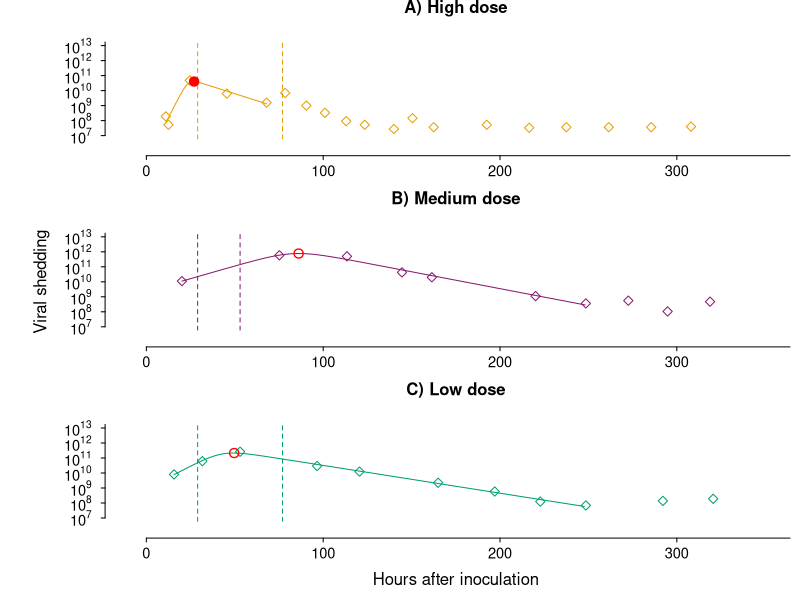
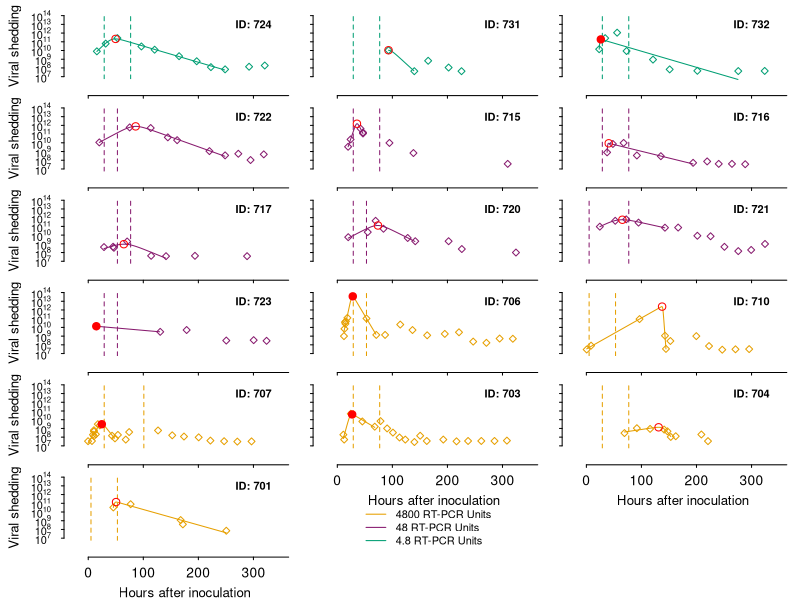
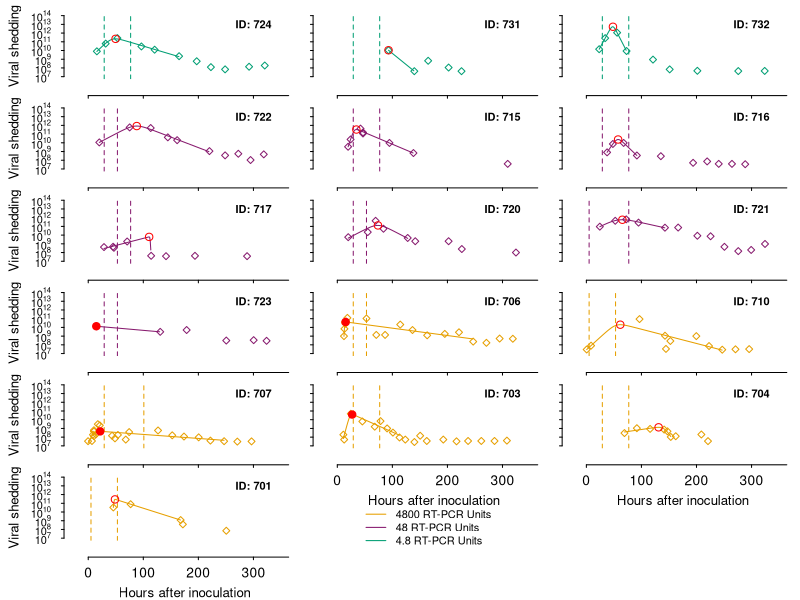
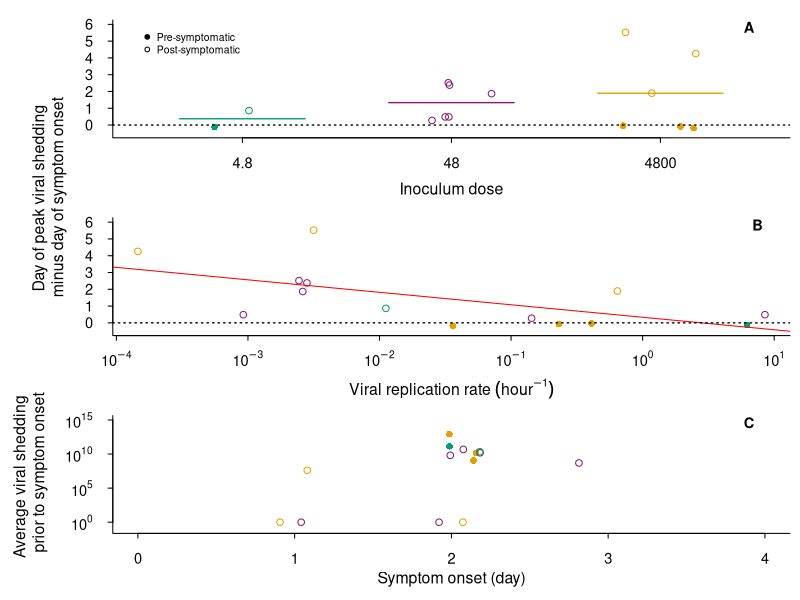
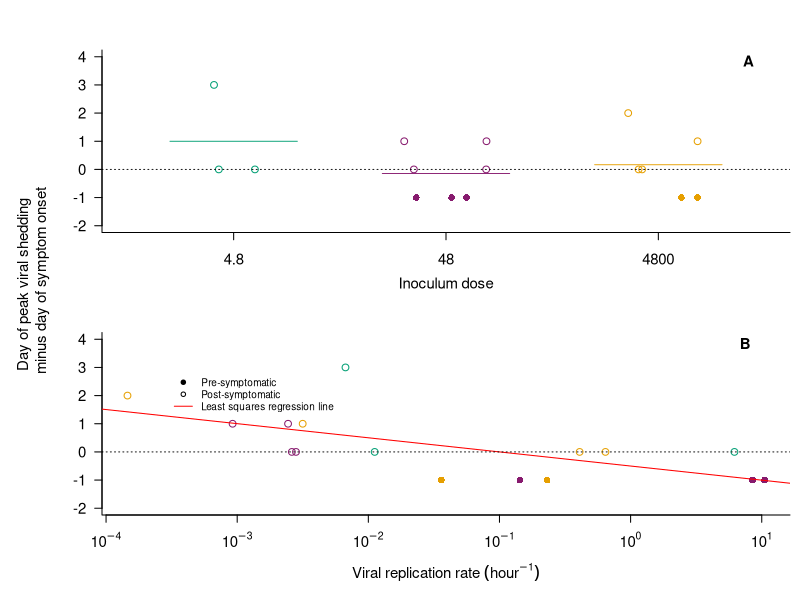
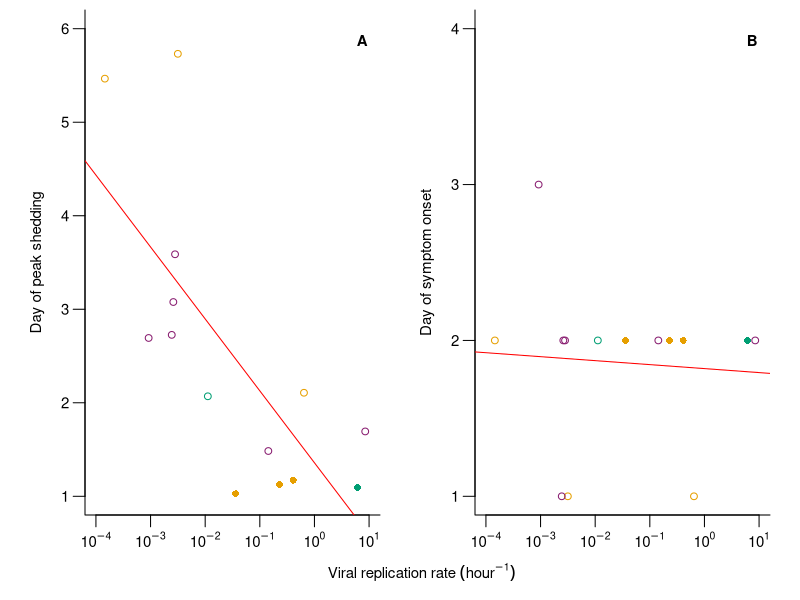
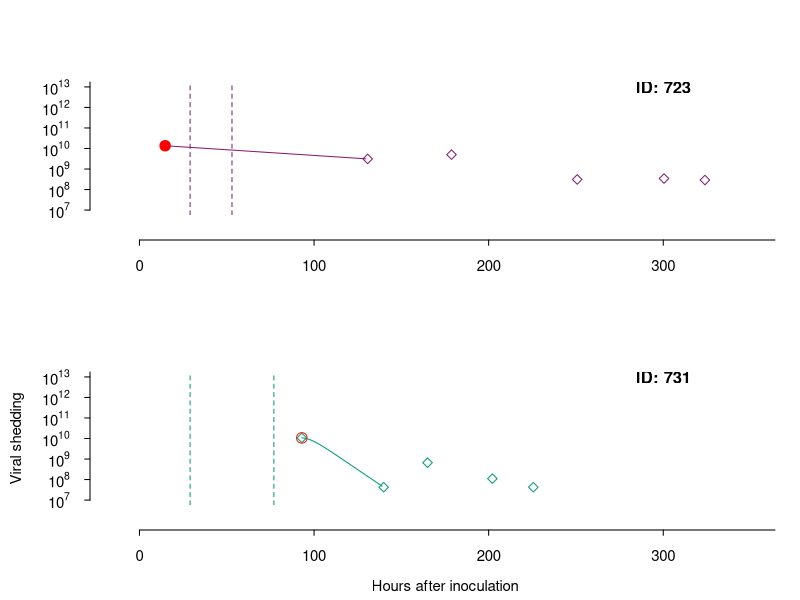

Recreate these plots in R, in order.
## ---- chunk 1
knitr::opts_chunk$set(echo = TRUE, message = FALSE, warnings = FALSE)
## ---- chunk 2
generate.estimates <- function(t, pars) {
  
  p1 <- exp(pars[1])
  p2 <- exp(pars[2])
  p3 <- exp(pars[3])
  p4 <- exp(pars[4])
  
  estimate <- (2 * p1) / (exp(-p2*(t-p3)) + exp(p4*(t-p3)))
  
  return(log10(estimate))
  
} 

sse.viralLoad <- function(pars, data) {
  vl <- log10(data$y)
  t <- data$x * 24 - 19
  
  estimates <- generate.estimates(t, pars)
  
  sse <- sum((estimates - vl)^2)
  
  if (sse > 1e20) {
    return(1e20)
  } else {
    return(sse)
  }
  
}

generate.possible.params <- function(data) {
  numguess <- 1e4
  
  fits <- data.frame(matrix(NA, nrow = numguess, ncol = 6))
  
  colnames(fits) <- c('p1','p2','p3','p4','convergence','sse')
  
  # These are ln(param) values
  for (g in 1:numguess) {
    p1 <- runif(1, -1, log(1e12))
    p2 <- runif(1, -1, 1)
    p3 <- runif(1, -1, log(4*24))
    p4 <- runif(1, -5, 1)
    
    params <- c(p1, p2, p3, p4)
    
    fit <- optim(params, sse.viralLoad, data=data)
    
    fits[g, ] <- c(fit$par, fit$convergence, fit$value)
  }
  
  return(fits)
}

get.params <- function(data) {
  
  fits <- generate.possible.params(data)
  
  minsse <- min(fits[fits$convergence==0, ]$sse)
  
  pars <- unlist((fits[fits$sse == minsse, ])[1:4])
  
  return (c(pars, minsse))
}

## ---- chunk 3
make.param.df <- function(data, maxt) {
  
  participants <- unique(data$participant)
  
  participantparams <- matrix(nrow=length(participants), ncol=5)
  
  for (i in 1:length(participants)) {
    pars <- get.params(data[data$participant==participants[i],]
                         [1:(maxt[maxt$participant==participants[i],]$max.point),])
    
    participantparams[i,] <- c(participants[i], pars[1:4])
  }
  
  participantparams <- as.data.frame(participantparams)
  colnames(participantparams) <- c("participant", "p1", "p2",
                               "p3", "p4")
  
  return(participantparams)
}

atmardata <- read.csv("atmardata.csv")
participants <- unique(atmardata$participant)

# Method 1: Stopping at the first local minimum
maxt.firstmin <- data.frame(participant=participants, 
                            max.point=rep(NA, length(participants)))

for (p in participants) {
  
  vldata <- atmardata[atmardata$participant==p,]
  
  t.peak <- which(vldata$y == max(vldata$y))
  
  points.after.peak <- vldata$y[-1:-t.peak]
  
  next.points <- append(vldata$y[-1:-(t.peak+1)], NA)
  
  local.min <- which(points.after.peak <= next.points)[1] + t.peak
  
  if (is.na(local.min)) {
    
    maxt.firstmin[maxt.firstmin$participant==p,]$max.point <- length(vldata$y)
    
  } else {
    
    maxt.firstmin[maxt.firstmin$participant==p,]$max.point <- local.min
    
  }
}

# Method 2: Stopping when viral load gets back down to the initial viral load
maxt.backtoinitial <- data.frame(participant=participants, 
                                 max.point=rep(NA, length(participants)))

for (p in participants) {
  vldata <- atmardata[atmardata$participant==p,]
  
  t.peak <- which(vldata$y == max(vldata$y))
  
  points.after.peak <- vldata$y[-1:-t.peak]
  
  maxt.backtoinitial[maxt.backtoinitial$participant==p,]$max.point <-  
    which(points.after.peak <= vldata$y[1])[1] + t.peak
}
## ---- chunk 4
params.localmin <- read.csv("Atmar Parameters local minimum.csv")
params.backtoinitial <- read.csv("Atmar Parameters back to initial.csv")
## ---- chunk 5
plot.viralload <- function(data, pars, sympdata, max.modeltime, yhigh, cex,
                           xaxisLabs = T, yaxisLabs = T, 
                           cex_labels, cex.xaxis, xlabel, ylabel, example) {
  
    
  if(unique(participantdata$dose) == '4800') {
    col <- "#E69F00"
    if (example) {title <- "A) High dose"} 
  } else if (unique(participantdata$dose) == '48') {
    col <- "#871a6e" 
    if (example) {title <- "B) Medium dose"}
  } else if (unique(participantdata$dose) == '4.8') {
    col <- "#009E73"
    if (example) {title <- "C) Low dose"}
  }
  
  t <- data$x * 24 - 19
    
  vl <- data$y

  # Plotting real VL
  plot(t, log10(vl), col=col, xlim=c(0, 350), ylim=c(7, yhigh),
     xlab="", ylab="", xaxt="n", yaxt="n", cex.lab=cex, cex.axis=cex, 
     pch=5, font.lab=2, cex=cex, bty='n')
  
  # Plotting simulated VL 
  linet <- seq(min(data$x)*24-19, data[max.modeltime,]$x*24-19, by=1)
  predictedvl <- generate.estimates(linet, pars)
  
  symp.onset <- sympdata$symp.onset * 24 - 19
  symp.end <- symp.onset + sympdata$symp.dur * 24

  lines(linet, predictedvl, col=col)
  
  abline(v = symp.onset, col=col, lty=2)
  abline(v = symp.end, col=col, lty=2)
  
  t.peak <- linet[which(predictedvl == max(predictedvl))]
  
  if (t.peak < symp.onset) {
    redpointstyle <- 19
    symp.timing <- "Pre-symptomatic"
  } else {
    redpointstyle <- 1
    symp.timing <- "Post-symptomatic"
  }
  
  if (!example) {
    title <- paste("ID:", unique(data$participant))
    text(x=300, y=13, labels=title, font=2)
    ylabel.line <- 4.5
    xlabel.line <- 3.5
  } else {
    mtext(title, font=2, line=2)
    ylabel.line <- 5.5
    xlabel.line <- 4
  }
  
  points(t.peak, max(predictedvl), pch=redpointstyle, 
         col="red", lwd=cex, cex=cex+0.5)
  
  xLabs = NA
  if(xaxisLabs==T){
        xLabs = c(expression(0),
                  expression(100),
                  expression(200),
                  expression(300),
                  expression(400))}
  axis(1, cex.axis=cex.xaxis, at=seq(0, 400, by=100), labels = xLabs,
       line=1.25,
       mgp=c(2, 0.75, 0), tck=-0.04)
  
  yLabs = NA
  if(yaxisLabs==T){
      yLabs = c(expression(10^7),
                expression(10^8),
                expression(10^9),
                expression(10^10),
                expression(10^11),
                expression(10^12),
                expression(10^13),
                expression(10^14))}
  axis(2, cex.axis=cex, at=seq(7, 14, by=1), 
       labels=yLabs,
       line=1.25,
       las=2, 
       mgp=c(2, 1, 0), tck= -0.04)

  mtext(text=ylabel, side=2, line=ylabel.line, cex=cex_labels)
  
  mtext(text=xlabel, side=1, line=xlabel.line, cex=cex_labels)
  
}

atmarsymptoms <- read.csv('atmarsymptoms.csv')

participantexamples <- c('703', '722', '724')

par(mfrow=c(3, 1), mai=c(0.52, 0.82, 0.42, 0.1), oma=c(2, 3, 0, 0))

for(p in participantexamples) {

  participantdata <- atmardata[atmardata$participant==p, ]
  sympdata <- atmarsymptoms[atmarsymptoms$participant == p, ]
  params <- unlist(params.localmin[params.localmin$participant==p,][2:5])
  
  if(p==participantexamples[2]) {
    ylabel <- "Viral shedding"
    xlabel <- ""
  } else if (p == participantexamples[3]) {
    xlabel <- "Hours after inoculation"
    ylabel <- ""
  } else {
    xlabel <- ""
    ylabel <- ""
  }
  
  plot.viralload(data=participantdata, 
                 pars=params, 
                 sympdata=sympdata, 
                 max.modeltime=maxt.firstmin[maxt.firstmin$participant==p,]$max.point,
                 yhigh=13,
                 cex=1.33, 
                 cex_labels=1,
                 cex.xaxis=1.33,
                 xlabel=xlabel,
                 ylabel=ylabel,
                 example=TRUE)
}
## ---- chunk 6
participants.by.dose <- unique(atmardata$participant[order(atmardata$dose)])

par(mfrow=c(6, 3), mai=c(0.22, 0.42, 0.22, 0.22), oma=c(3.5, 4, 0, 0),
    mar=c(1, 2.1, 1, 1))

for(i in 1:length(participants.by.dose)) {
  
  p <- participants.by.dose[i]
  participantdata <- atmardata[atmardata$participant==p, ]
  sympdata <- atmarsymptoms[atmarsymptoms$participant==p, ]
  params <- unlist(params.localmin[params.localmin$participant==p,][2:5])
  dose <- unique(participantdata$dose)
  
  if (i %in% c(1, 4, 7, 10, 13)) {
    plot.viralload(
      data=participantdata, 
      pars=params, 
      sympdata=sympdata, 
      max.modeltime=maxt.firstmin[maxt.firstmin$participant==p,]$max.point,
      yhigh=14,
      cex=1,
      xaxisLabs=F,
      cex_labels=0.8,
      cex.xaxis=1.25,
      xlabel="",
      ylabel="Viral shedding",
      example=FALSE)
  } else if (i %in% c(14, 15)) {
     plot.viralload(
      data=participantdata, 
      pars=params, 
      sympdata=sympdata, 
      max.modeltime=maxt.firstmin[maxt.firstmin$participant==p,]$max.point,
      yhigh=14,
      cex=1,
      yaxisLabs=F,
      cex_labels=0.8,
      cex.xaxis=1.25,
      xlabel="Hours after inoculation",
      ylabel="",
      example=FALSE) 
  } else if (i==16) {
    plot.viralload(
      data=participantdata, 
      pars=params, 
      sympdata=sympdata, 
      max.modeltime=maxt.firstmin[maxt.firstmin$participant==p,]$max.point,
      yhigh=14,
      cex=1,
      cex_labels=0.8,
      cex.xaxis=1.25,
      xlabel="Hours after inoculation",
      ylabel="Viral shedding",
      example=FALSE)
  } else {
    plot.viralload(
    data=participantdata, 
    pars=params, 
    sympdata=sympdata, 
    max.modeltime=maxt.firstmin[maxt.firstmin$participant==p,]$max.point,
    yhigh=14,
    cex=1,
    xaxisLabs=F,
    yaxisLabs=F,
    cex_labels=0.8,
    cex.xaxis=1.25,
    xlabel="",
    ylabel="",
    example=FALSE)
  }
}

par(mar=c(0, 0, 0, 0))
plot.new()
legend(x = "bottom",
       legend = c("4800 RT-PCR Units",
                  "48 RT-PCR Units",
                  "4.8 RT-PCR Units"),
       col = c("#E69F00",
               "#871a6e",
               "#009E73"),
       lty = 1, bty='n')
plot.new()

par(mfrow=c(6, 3), mai=c(0.22, 0.42, 0.22, 0.22), oma=c(3.5, 4, 0, 0),
    mar=c(1, 2.1, 1, 1))

for(i in 1:length(participants.by.dose)) {
  
  p <- participants.by.dose[i]
  participantdata <- atmardata[atmardata$participant==p, ]
  sympdata <- atmarsymptoms[atmarsymptoms$participant==p, ]
  params <- unlist(params.backtoinitial[params.backtoinitial$participant==p,][2:5])
  dose <- unique(participantdata$dose)
  
  if (i %in% c(1, 4, 7, 10, 13)) {
    plot.viralload(
      data=participantdata, 
      pars=params, 
      sympdata=sympdata, 
      max.modeltime=maxt.backtoinitial[maxt.backtoinitial$participant==p,]$max.point,
      yhigh=14,
      cex=1,
      xaxisLabs=F,
      cex_labels=0.8,
      cex.xaxis=1.25,
      xlabel="",
      ylabel="Viral shedding",
      example=FALSE)
  } else if (i %in% c(14, 15)) {
     plot.viralload(
      data=participantdata, 
      pars=params, 
      sympdata=sympdata, 
      max.modeltime=maxt.backtoinitial[maxt.backtoinitial$participant==p,]$max.point,
      yhigh=14,
      cex=1,
      yaxisLabs=F,
      cex_labels=0.8,
      cex.xaxis=1.25,
      xlabel="Hours after inoculation",
      ylabel="",
      example=FALSE) 
  } else if (i==16) {
    plot.viralload(
      data=participantdata, 
      pars=params, 
      sympdata=sympdata, 
      max.modeltime=maxt.backtoinitial[maxt.backtoinitial$participant==p,]$max.point,
      yhigh=14,
      cex=1,
      cex_labels=0.8,
      cex.xaxis=1.25,
      xlabel="Hours after inoculation",
      ylabel="Viral shedding",
      example=FALSE)
  } else {
    plot.viralload(
    data=participantdata, 
    pars=params, 
    sympdata=sympdata, 
    max.modeltime=maxt.backtoinitial[maxt.backtoinitial$participant==p,]$max.point,
    yhigh=14,
    cex=1,
    xaxisLabs=F,
    yaxisLabs=F,
    cex_labels=0.8,
    cex.xaxis=1.25,
    xlabel="",
    ylabel="",
    example=FALSE)
  }
}

par(mar=c(0, 0, 0, 0))
plot.new()
legend(x = "bottom",
       legend = c("4800 RT-PCR Units",
                  "48 RT-PCR Units",
                  "4.8 RT-PCR Units"),
       col = c("#E69F00",
               "#871a6e",
               "#009E73"),
       lty = 1, bty='n')
plot.new()
## ---- chunk 7
excluded.participants <- c('723', '731')

tiff("Atmar Disqualified.tiff", res=500, height = 6.5,
     width = 3.5, unit="in")
par(mfrow=c(2, 1), mai=c(0.75, 0.75, 0.82, 0.25), oma=c(1, 2, 0, 0))

for(i in 1:length(excluded.participants)) {

  p <- excluded.participants[i]
  participantdata <- atmardata[atmardata$participant==p, ]
  sympdata <- atmarsymptoms[atmarsymptoms$participant == p, ]
  params <- unlist(params.localmin[params.localmin$participant==p,][2:5])
  
  if(i == 2) {
    ylabel <- "Viral shedding"
    xlabel <- "Hours after inoculation"
  } else {
    xlabel <- ""
    ylabel <- ""
  }
  
  plot.viralload(data=participantdata, 
                 pars=params, 
                 sympdata=sympdata, 
                 max.modeltime=maxt.firstmin[maxt.firstmin$participant==p,]$max.point,
                 yhigh=13,
                 cex=0.9, 
                 cex_labels=0.9,
                 cex.xaxis=0.9,
                 xlabel=xlabel,
                 ylabel=ylabel,
                 example=FALSE)
  if(i==2) {
    legend(x = 100, y = 10^12,
       legend = c("48 RT-PCR Units",
                  "4.8 RT-PCR Units"),
       col = c("#871a6e",
               "#009E73"),
       lty = 1, bty='n', cex=0.8)
  } 
}
dev.off()

## ---- chunk 8
participants.conservative <- participants[participants != 723 & 
                                            participants != 731]

delays.conservative <- data.frame("participant"=participants.conservative, 
                    "delay"=rep(0, length(participants.conservative)), 
                    "dose"=rep(0, length(participants.conservative)))

for (p in participants.conservative) {
  
  vldata <- atmardata[atmardata$participant == p, ]
  sympdata <- atmarsymptoms[atmarsymptoms$participant == p, ]
  dose <- unique(vldata$dose)
  
  params <- unlist(params.localmin[params.localmin$participant==p, 2:5])

  t <- seq(min(vldata$x)*24-19, 
        vldata[maxt.firstmin[maxt.firstmin$participant==p,]$max.point,]$x*24-19, 
        by=1)
  
  predictedvl <- generate.estimates(t, params)
  
  peak.vl.time <- t[which(predictedvl==max(predictedvl))]
  
  participantdelay <- peak.vl.time - (sympdata$symp.onset * 24 - 19)
  
  delays.conservative[delays.conservative$participant==p, ]$delay <- participantdelay
   
  delays.conservative[delays.conservative$participant==p, ]$dose <- dose

}
## ---- chunk 9
params.and.delays.conservative <- merge(params.localmin, delays.conservative)

lm.fit.p1.delay.conservative <- 
  lm(delay/24 ~ p1, data=params.and.delays.conservative)
p1.delay.conservative.pval <- 
  summary(lm.fit.p1.delay.conservative)$coefficients[2,4]
p1.delay.conservative.pval

lm.fit.p2.delay.conservative <- 
  lm(delay/24 ~ p2, data=params.and.delays.conservative)
p2.delay.conservative.pval <- 
  summary(lm.fit.p2.delay.conservative)$coefficients[2,4]
p2.delay.conservative.pval

lm.fit.p3.delay.conservative <- 
  lm(delay/24 ~ p3, data=params.and.delays.conservative)
p3.delay.conservative.pval <- 
  summary(lm.fit.p3.delay.conservative)$coefficients[2,4]
p3.delay.conservative.pval

lm.fit.p4.delay.conservative <- 
  lm(delay/24 ~ p4, data=params.and.delays.conservative)
p4.delay.conservative.pval <- 
  summary(lm.fit.p4.delay.conservative)$coefficients[2,4]
p4.delay.conservative.pval

# Viral growth vs. decay rate
lm.fit.p4.p2.conservative <- 
  lm(p4 ~ p2, data=params.and.delays.conservative)
p4.p2.conservative.pval <- 
  summary(lm.fit.p4.p2.conservative)$coefficients[2,4]
p4.p2.conservative.pval

# Test for collinearity
lm.fit.p2.p3.conservative <-
  lm(p2 ~ p3, data=params.and.delays.conservative)
p2.p3.conservative.pval <-
  summary(lm.fit.p2.p3.conservative)$coefficients[2,4]
p2.p3.conservative.pval
## ---- chunk 10
atmarshedding <- read.csv("atmarshedding.csv")

delays.nonconservative <- data.frame("participant"=participants, 
                    "delay"=rep(0, length(participants)), 
                    "dose"=rep(0, length(participants)))

for (p in participants) {
  
  sheddata <- atmarshedding[atmarshedding$participant == p, ]
  sympdata <- atmarsymptoms[atmarsymptoms$participant == p, ]
  dose <- unique(sheddata$dose)
  
  participantdelay <- sheddata$shed.onset - sympdata$symp.onset
  
  delays.nonconservative[delays.nonconservative$participant==p, ]$delay <- participantdelay
   
  delays.nonconservative[delays.nonconservative$participant==p, ]$dose <- dose

}
## ---- chunk 11
params.and.delays.nonconservative <- merge(params.localmin, delays.nonconservative)

lm.fit.p1.delay.nonconservative <- 
  lm(delay ~ p1, data=params.and.delays.nonconservative)
p1.delay.nonconservative.pval <- 
  summary(lm.fit.p1.delay.nonconservative)$coefficients[2,4]
p1.delay.nonconservative.pval

lm.fit.p2.delay.nonconservative <- 
  lm(delay ~ p2, data=params.and.delays.nonconservative)
p2.delay.nonconservative.pval <- 
  summary(lm.fit.p2.delay.nonconservative)$coefficients[2,4]
p2.delay.nonconservative.pval

lm.fit.p3.delay.nonconservative <- 
  lm(delay ~ p3, data=params.and.delays.nonconservative)
p3.delay.nonconservative.pval <- 
  summary(lm.fit.p3.delay.nonconservative)$coefficients[2,4]
p3.delay.nonconservative.pval

lm.fit.p4.delay.nonconservative <- 
  lm(delay ~ p4, data=params.and.delays.nonconservative)
p4.delay.nonconservative.pval <- 
  summary(lm.fit.p4.delay.nonconservative)$coefficients[2,4]
p4.delay.nonconservative.pval

# Viral growth vs. decay rate
lm.fit.p4.p2.nonconservative <- 
  lm(p4 ~ p2, data=params.and.delays.nonconservative)
p4.p2.nonconservative.pval <- 
  summary(lm.fit.p4.p2.nonconservative)$coefficients[2,4]
p4.p2.nonconservative.pval

# Test for collinearity
lm.fit.p2.p3.nonconservative <-
  lm(p2 ~ p3, data=params.and.delays.nonconservative)
p2.p3.nonconservative.pval <-
  summary(lm.fit.p2.p3.nonconservative)$coefficients[2,4]
p2.p3.nonconservative.pval
## ---- chunk 12
transmission.latent <- data.frame("participant"=participants.conservative, 
                                  "dose"=rep(0, length(participants.conservative)),
                    "transmission_potential"=rep(0, length(participants.conservative)), 
                    "symptom_onset"=rep(0, length(participants.conservative)))

for (i in 1:length(participants.conservative)) {
  p <- participants.conservative[i]
  
  transmission.latent[i,]$participant <- p
  
  symp.onset <- atmarsymptoms[atmarsymptoms$participant == p,]$symp.onset
  
  transmission.latent[i,]$symptom_onset <- symp.onset
  
  params <- unlist(params.localmin[params.localmin$participant == p,][2:5])
  
  vldata <- atmardata[atmardata$participant == p,]
  
  transmission.latent[i,]$dose <- unique(vldata$dose)
  
  shed.onset <- min(vldata$x) * 24 - 19
  
  if(shed.onset > symp.onset * 24 - 19) {
    avg.shedding.latent <- 0
  } else {
    t <- seq(min(vldata$x)*24-19, symp.onset*24-19, by=1)
    vl.latent <- 10^generate.estimates(t, params)
    avg.shedding.latent <- log10(mean(vl.latent))
  }
  
  transmission.latent[i,]$transmission_potential <- avg.shedding.latent
}

transmission.latent.fit <- lm(transmission_potential ~ symptom_onset, 
                              data = transmission.latent)
transmission.latent.pval <- 
  summary(transmission.latent.fit)$coefficients[2,4]

transmission.latent.pval
## ---- chunk 13

id <- delays.conservative$dose
id[id==4.8] <- 1
id[id==48] <- 2
id[id==4800] <- 3

participant.params <- params.localmin[params.localmin$participant != 723 & 
                                        params.localmin$participant != 731,]
transmission.latent.delays.data <- merge(transmission.latent, delays.conservative)

colors <- c("#009E73", "#871a6e","#E69F00")
cex <- 1.33
cex_labels <- .95
panellabelratio <- .975

{
  par(mfrow=c(3, 1), oma=c(0.5, 4, 0, 0), mai=c(0.6, 0.6, 0.2, 0.1))
  
  # Panel A: Delay between symptom onset and peak viral shedding vs. inoculum
  # dose
  
  plot(jitter(id), delays.conservative$delay/24,
          col=colors[factor(id)], xlim=c(.5, 3.5),
          ylim=c(-0.5, 6), cex.axis=cex, cex=cex,
          pch=ifelse(delays.conservative$delay < 0, 16, 1),
          xaxt="n",
          ylab = "",
          xlab = "",
       mgp=c(0, 1.5, 0), tck=-0.04, las=2, bty='l')
  axis(1, at=seq(1,3), labels=c("4.8", "48", "4800"), cex.axis=cex, 
       mgp=c(0, 1.5, 0), tck=-0.04)
  mtext(text="Day of peak viral shedding \n minus day of symptom onset",
        side=2, line=-1, cex=cex_labels, outer=TRUE, adj=0.75)
  mtext(text="Inoculum dose", side=1, line=3.5, cex=cex_labels)
  
  #Average delays per infectious dose
  segments(0.7, 
           mean(delays.conservative[delays.conservative$dose == 4.8,]$delay/24), 
           1.3, col=colors[1], lwd=cex)
  segments(1.7,
           mean(delays.conservative[delays.conservative$dose == 48,]$delay/24), 
           2.3, col=colors[2], lwd=cex)
  segments(2.7,
           mean(delays.conservative[delays.conservative$dose == 4800,]$delay/24), 
           3.3, col=colors[3], lwd=cex)
  
  #Pre-symptomatic vs post-symptomatic line
  abline(h=0, lty=3, lwd=cex)
  
  text(panellabelratio * 3 + .5, panellabelratio * 7 - 1, labels="A", cex=cex, font=2)
  
   legend(0.5, 6, legend=c("Pre-symptomatic", "Post-symptomatic"), 
         pch=c(19, 1, NA), col=c("black", "black"), cex=cex_labels, bty="n")
 
  # Panel B: Delay between symptom onset and peak viral shedding vs. viral
  # growth rate
  
  plot(participant.params[order(participant.params$participant),]$p2,
     delays.conservative[order(delays.conservative$participant),]$delay/24, 
     col=colors[factor(delays.conservative[order(delays.conservative$participant),]$dose)],
     pch=ifelse(delays.conservative[order(delays.conservative$participant),]$delay < 0, 16, 1),
     cex=cex, cex.axis=cex,
     ylab="", xlab="", xaxt="n",
     ylim=c(-0.5, 6),
     mgp=c(0, 1.5, 0), tck=-0.04, las=2, bty='l')
  
  axis(1, at=seq(-4, 1), labels=c(expression(10^-4), 
                                             expression(10^-3), 
                                             expression(10^-2),
                                             expression(10^-1),
                                             expression(10^0),
                                             expression(10^1)), cex.axis=cex, 
       mgp=c(0, 1.5, 0), tck=-0.04)
  
  abline(lm.fit.p2.delay.conservative, col="red")
  
  abline(h=0, lty=3, lwd=cex)
  
  mtext(text=expression(Viral~replication~rate~(hour^-1)),
        side=1, line=4, cex=cex_labels)
  
  text(panellabelratio * 5 - 4, panellabelratio * 7 - 1, labels="B", cex=cex, font=2)
  
  # Panel C: Pre-symptomatic transmission potential vs. symptom onset
  
  plot(transmission_potential ~ jitter(symptom_onset), data=transmission.latent.delays.data,
          col=colors[factor(dose)], xlim=c(0, 4),
        pch=ifelse(delay < 0, 16, 1),
          ylim=c(-1, 15), cex.axis=cex, cex=cex,
          ylab = "",
          xlab = "",
       xaxt="n",
       yaxt="n", bty='l')
  
  axis(1, cex.axis=cex, mgp=c(0, 1.5, 0), tck=-0.04)
  axis(2, cex.axis=cex, mgp=c(0, 1.5, 0), tck=-0.04, at=seq(0, 15, by=5),
       labels=c(expression(10^0),
                expression(10^5),
                expression(10^10),
                expression(10^15)),
       las=2)

  mtext(text="Average viral shedding \n prior to symptom onset",
        side=2, line=5, cex=cex_labels)
  mtext(text="Symptom onset (day)", side=1, line=3, cex=cex_labels)

  text(panellabelratio * 4, panellabelratio * 16 - 1, labels="C", cex=cex, font=2)
}
## ---- chunk 14

id.nonconservative <- delays.nonconservative$dose
id.nonconservative[id.nonconservative==4.8] <- 1
id.nonconservative[id.nonconservative==48] <- 2
id.nonconservative[id.nonconservative==4800] <- 3

cex <- 0.9
cex_labels <- 0.9
panellabelratio <- .975

{
  par(mfrow=c(2, 1), oma=c(1.75, 1, 0, 0), mai=c(0.5, 0.82, 0.5, 0.1))
  
  # Panel A: Delay between symptom onset and peak viral shedding vs. inoculum
  # dose
  
    plot(jitter(id.nonconservative), delays.nonconservative$delay,
          col=colors[factor(id.nonconservative)], xlim=c(.5, 3.5),
          ylim=c(-2, 4), cex.axis=cex, cex=cex,
          pch=ifelse(delays.nonconservative$delay < 0, 16, 1),
          xaxt="n",
          ylab = "",
          xlab = "",
       mgp=c(0, 0.8, 0), tck=-0.04, las=2, bty='l')

  axis(1, at=seq(1,3), labels=c("4.8", "48", "4800"), cex.axis=cex, 
       mgp=c(0, 0.8, 0), tck=-0.04)
  mtext(text="Day of peak viral shedding \n minus day of symptom onset",
        side=2, line=-1.5, cex=cex_labels, outer=TRUE)
  mtext(text="Inoculum dose", side=1, line=2, cex=cex_labels)
  
    #Average delays per inoculum dose
  segments(0.7, 
           mean(delays.nonconservative[delays.nonconservative$dose == 4.8,]$delay), 
           1.3, col=colors[1], lwd=cex)
  segments(1.7,
           mean(delays.nonconservative[delays.nonconservative$dose == 48,]$delay), 
           2.3, col=colors[2], lwd=cex)
  segments(2.7,
           mean(delays.nonconservative[delays.nonconservative$dose == 4800,]$delay), 
           3.3, col=colors[3], lwd=cex)
  
  #Pre-symptomatic vs post-symptomatic line
  abline(h=0, lty=3, lwd=cex)
  
  text(panellabelratio * 3 + .5, panellabelratio * 6 - 2, labels="A", cex=cex, font=2)
 
  # Panel B: Delay between symptom onset and peak viral shedding vs. viral
  # growth rate
  
  plot(params.localmin[order(params.localmin$participant),]$p2,
     delays.nonconservative[order(delays.nonconservative$participant),]$delay, 
     col=colors[factor(delays.nonconservative[order(delays.nonconservative$participant),]$dose)],
     pch=ifelse(delays.nonconservative[order(delays.nonconservative$participant),]$delay < 0, 16, 1),
     cex=cex, cex.axis=cex,
     ylab="", xlab="", xaxt="n",
     ylim=c(-2, 4),
     mgp=c(0, 0.8, 0), tck=-0.04, las=2, bty='l')
  
  axis(1, at=seq(-4, 1), labels=c(expression(10^-4), 
                                             expression(10^-3), 
                                             expression(10^-2),
                                             expression(10^-1),
                                             expression(10^0),
                                             expression(10^1)), cex.axis=cex, 
       mgp=c(0, 0.8, 0), tck=-0.04)
  
  abline(lm.fit.p2.delay.nonconservative, col="red")
  
  abline(h=0, lty=3, lwd=cex)
  
  mtext(text=expression(Viral~replication~rate~(hour^-1)),
        side=1, line=2.5, cex=cex_labels)

    text(panellabelratio * 5 - 4, panellabelratio * 6 - 2, labels="B", cex=cex, font=2)
  
    legend(-3.5, 2.9, legend=c("Pre-symptomatic", "Post-symptomatic", 
                          "Least squares regression line"), pch=c(19, 1, NA),
                          lty=c(NA, NA, 1), col=c("black", "black", "red"),
       cex=0.6, bty="n")
}
## ---- chunk 15

participant.peaktimes <- data.frame("participant"=participants.conservative, 
                    "peaktime"=rep(0, length(participants.conservative)), 
                    "dose"=rep(0, length(participants.conservative)))

for (p in participants.conservative) {
  
  vldata <- atmardata[atmardata$participant == p, ]
  
  t <- seq(min(vldata$x)*24-19, 
        vldata[maxt.firstmin[maxt.firstmin$participant==p,]$max.point,]$x*24-19, 
        by=1)
  
  params <- unlist(params.localmin[params.localmin$participant==p, 2:5])
  
  predictedvl <- generate.estimates(t, params)
  
  participant.peaktime <- t[which(predictedvl==max(predictedvl))]
  
  dose <- unique(vldata$dose)
  
  participant.peaktimes[participant.peaktimes$participant==p, ]$dose <- dose
  
  participant.peaktimes[participant.peaktimes$participant==p, ]$peaktime <- 
    participant.peaktime
}

params.peaktime.data <- merge(merge(participant.params, participant.peaktimes),
                              delays.conservative)
lm.fit.p2.peaktime <- lm(peaktime/24 ~ p2, data=params.peaktime.data)
p2.peaktime.pval <- summary(lm.fit.p2.peaktime)$coefficients[2,4]
p2.peaktime.pval

params.symp.data <- merge(merge(participant.params, atmarsymptoms),
                          delays.conservative)
lm.fit.p2.symponset <- lm(symp.onset ~ p2, data=params.symp.data)
p2.symponset.pval <- summary(lm.fit.p2.symponset)$coefficients[2,4]
p2.symponset.pval

cex <- 0.9
cex_labels <- 0.9

{
  par(mfrow=c(1, 2), mai=c(0.5, 0.65, 0.1, 0.3), oma=c(1.75, 1, 0, 0))
  
  plot(peaktime/24 ~ p2, data=params.peaktime.data,
            col=colors[factor(dose)], xlim=c(-4, 1),
            ylim=c(1, 6), cex.axis=cex, cex=cex,
            pch=ifelse(delay < 0, 16, 1),
            xaxt="n",
            ylab = "",
            xlab = "",
         mgp=c(0, 0.8, 0), tck=-0.04, las=2, bty='l')
  axis(1, at=seq(-4, 1), labels=c(expression(10^-4), 
                                  expression(10^-3),
                                  expression(10^-2),
                                  expression(10^-1),
                                  expression(10^0),
                                  expression(10^1)), cex.axis=cex, 
       mgp=c(0, 0.8, 0), tck=-0.04)
  mtext(text="Day of peak shedding",
        side=2, line=2, cex=cex_labels)
  mtext(text=expression(Viral~replication~rate~(hour^-1)),
        side=1, line=0, cex=cex_labels, outer = TRUE, adj=0.52)
  
  abline(lm.fit.p2.peaktime, col="red")
  
  text(panellabelratio * 5 - 4, panellabelratio * 5 + 1, labels="A", cex=cex, font=2)
    
  plot(symp.onset ~ p2, data=params.symp.data,
    col=colors[factor(dose)], xlim=c(-4, 1),
            ylim=c(1, 4), cex.axis=cex, cex=cex,
            pch=ifelse(delay < 0, 16, 1),
            yaxt="n",
            xaxt="n",
            ylab = "",
            xlab = "", bty='l')
  
  axis(1, at=seq(-4, 1), labels=c(expression(10^-4), 
                                  expression(10^-3),
                                  expression(10^-2),
                                  expression(10^-1),
                                  expression(10^0),
                                  expression(10^1)), cex.axis=cex, 
       mgp=c(0, 0.8, 0), tck=-0.04)
  mtext(text="Day of symptom onset",
        side=2, line=2, cex=cex)
  
  axis(2, at=seq(1, 4), cex.axis=cex, mgp=c(0, 0.8, 0), tck=-0.04, las=2)
  
  abline(lm.fit.p2.symponset, col="red")
  
  text(panellabelratio * 5 - 4, panellabelratio * 3 + 1, labels="B", cex=cex, font=2)
}
## ---- chunk 16

lm.fit.p2.p3 <- 
  lm(p3 ~ p2, data=participant.params)
p2.p3.pval <- 
  summary(lm.fit.p2.p3)$coefficients[2,4]
p2.p3.pval

